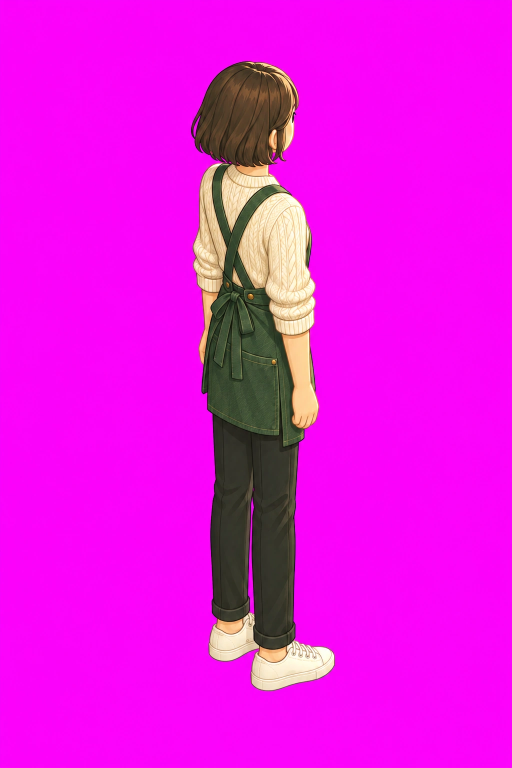
#> input picture examples/barista/north-east/drawn.webp, 1024 x 1536 px (shown at 1/2 size)
$ python -i creature.py   (imports and definitions only)
#> lines starting #> are read from the running program, lines starting #| are printed output that depends on the picture; after the words box and inside, x2 and y2 are one past the last pixel; in counts of white or black regions, pixels touching at a corner belong together
#> further down, picture is the input picture: PIL image 1024x1536 RGB; mean R, G, B 231.9, 19.2, 225.7
### skills/spritecast/scripts/charlib.py
"""Helpers for charpipe.py: making Tripo's rigged GLB renderable (bone names, the walk's hips, feet planted as modelled), and finishing
drawn frames (cut out of their sheet, a walk fitted onto its renders, the heads' size steadied, the white left between the limbs and
round dark hair taken out) and the 3D shadows."""
import os, sys, json, struct
import numpy as np
from PIL import Image
from scipy import ndimage


# --- GLB ------------------------------------------------------------------------------------------------------------------------------
def read_glb(path):
    b = open(path, 'rb').read(); L = struct.unpack_from('<I', b, 12)[0]
    return json.loads(b[20:20 + L]), bytearray(b[20 + L + 8:])


# [109 lines left out: functions write_glb, facing, turn_root, retexture, _acc, fix_tripo and 1 more, not called in this run]


def _inv(q): return q * np.array([-1, -1, -1, 1.0])


# [46 lines left out: functions _R, plant_feet, not called in this run]


# --- frames ---------------------------------------------------------------------------------------------------------------------------
# --- the AI cut-out: BiRefNet (ONNX, MIT) run with onnxruntime alone - no rembg and its packages -------------------------------------
MODELS = {   # rembg's published exports of BiRefNet; lite is the default (224 MB; within 1 px of general's outline on the drawn sheets)
    'lite': ('https://github.com/danielgatis/rembg/releases/download/v0.0.0/BiRefNet-general-bb_swin_v1_tiny-epoch_232.onnx',
             '4fab47adc4ff364be1713e97b7e66334', 224005088, 'birefnet-general-lite'),
    'general': ('https://github.com/danielgatis/rembg/releases/download/v0.0.0/BiRefNet-general-epoch_244.onnx',
                '7a35a0141cbbc80de11d9c9a28f52697', 972666916, 'birefnet-general')}
_SEG = None


def seg_model(which=None, fetch=True):
    """the model file: ~/.cache/spritecast/models/, or rembg's copy if it has one; fetched (and its md5 checked) when missing"""
    import hashlib, urllib.request
    from pathlib import Path
    which = which or os.environ.get('SPRITECAST_KEY_MODEL', 'lite'); url, md5, size, name = MODELS[which]
    for p in (Path.home() / '.cache/spritecast/models' / f'{name}.onnx', Path.home() / '.rembg/models' / name / f'{name}.onnx',
              Path(os.environ.get('U2NET_HOME', Path.home() / '.u2net')) / f'{name}.onnx'):
        if p.exists() and p.stat().st_size == size: return p
    if not fetch: return None
    p = Path.home() / '.cache/spritecast/models' / f'{name}.onnx'; p.parent.mkdir(parents=True, exist_ok=True); tmp = p.with_suffix('.part')
    print(f'cut-out model: downloading {name} ({size / 1e6:.0f} MB, once) ...', flush=True)
    h = hashlib.md5(); got = 0
    with urllib.request.urlopen(urllib.request.Request(url, headers={'User-Agent': 'spritecast'}), timeout=60) as r, open(tmp, 'wb') as f:
        while True:
            b = r.read(1 << 20)
            if not b: break
            f.write(b); h.update(b); got += len(b)
            if got % (50 << 20) < (1 << 20): print(f'  {got / 1e6:.0f} / {size / 1e6:.0f} MB', flush=True)
    if h.hexdigest() != md5: tmp.unlink(); raise SystemExit(f'cut-out model: {name} arrived damaged (md5) - run again')
    tmp.replace(p); return p


def ai_key(im):
    """the figure cut out by an AI segmenter (BiRefNet, run on the CPU): by what it is, not how white it is, so white sneakers or a
    white shirt on the sheet's white paper stay. None when onnxruntime isn't installed."""
    global _SEG
    if not _have_ort(): return None
    import onnxruntime as ort
    if _SEG is None: _SEG = ort.InferenceSession(str(seg_model()), providers=['CPUExecutionProvider'])
    x = np.asarray(im.convert('RGB').resize((1024, 1024), Image.LANCZOS)).astype(np.float64); x /= max(x.max(), 1e-6)
    x = ((x - (0.485, 0.456, 0.406)) / (0.229, 0.224, 0.225)).transpose(2, 0, 1)[None].astype(np.float32)
    p = 1 / (1 + np.exp(-_SEG.run(None, {_SEG.get_inputs()[0].name: x})[0][0, 0])); p = (p - p.min()) / max(p.max() - p.min(), 1e-6)
    return np.asarray(Image.fromarray((p * 255).astype(np.uint8)).resize(im.size, Image.LANCZOS)) > 127


NO_ORT = ('the AI cut-out needs onnxruntime, and this Python has none ({py}) - the white key it would fall back on cuts white clothes '
          'and leaves paper between the limbs. Run with the Python you installed requirements.txt into (`{py} -m pip install onnxruntime`), '
          'or set SPRITECAST_KEY=white to cut by the paper\'s white on purpose.')


# [30 lines left out: functions figure_key, fill_feet, clear_white_unless_ai, not called in this run]


def _have_ort():
    try:
        import onnxruntime  # noqa: F401
        return True
    except ImportError:
        return False


def white_key(im):
    """the figure: everything but the near-white background joined to the picture's edge (the near-white's 4-connected pieces that
    touch the edge - the same mask the pure-Python flood fill from the edge it replaced gave, ~20x faster: 1.75 → 0.09 s on 1536x1024)"""
    d = np.asarray(im.convert('RGB')); lo = d.min(2); near = (lo > 232) & ((d.max(2) - lo) < 18)          # (uint8: max - min never wraps)
#> after `lo = d.min(2)`:
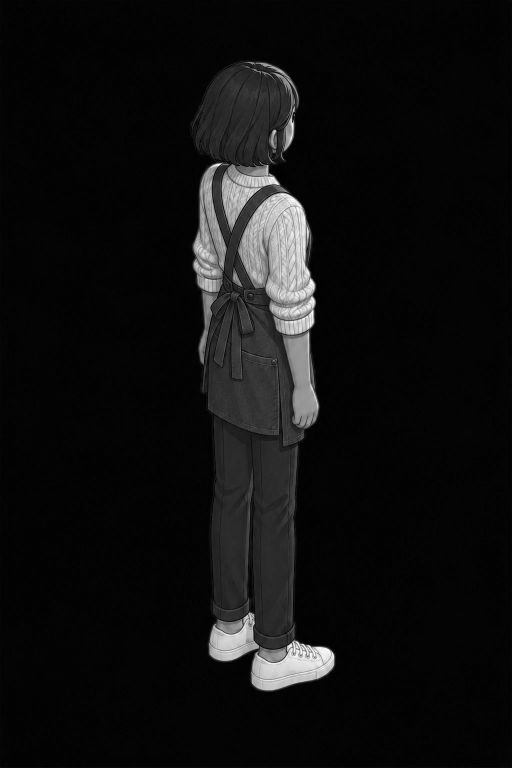
#> lo: shape (1536, 1024) (shown at 1/2 size); min 0, max 254, mean 15.3
#> after `near = (lo > 232) & (d.max(2) - lo < 18)`:
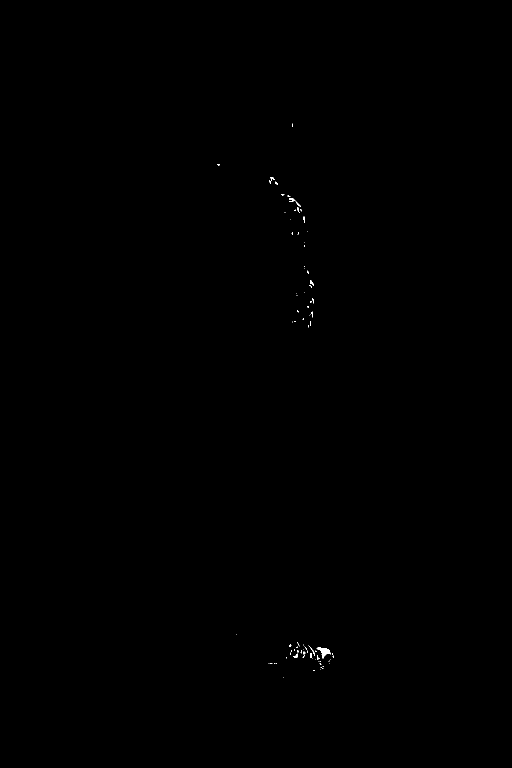
#> near: shape (1536, 1024) bool (shown at 1/2 size); 0.07% white; 80 white regions (66 under 20 px), largest, box (x1, y1, x2, y2) and area: (633, 1295, 661, 1317) 273, (578, 396, 591, 404) 61, (617, 1291, 630, 1312) 42
    lab, n = ndimage.label(near); fig = np.ones(n + 1, bool)
#> after `lab, n = ndimage.label(near)`: n = 95
#> (the rest of the program and of its run is left out)
